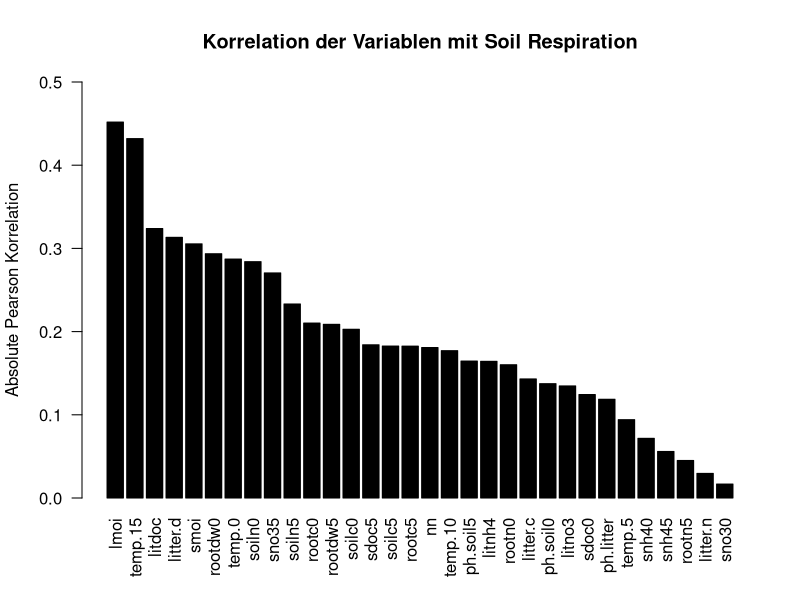
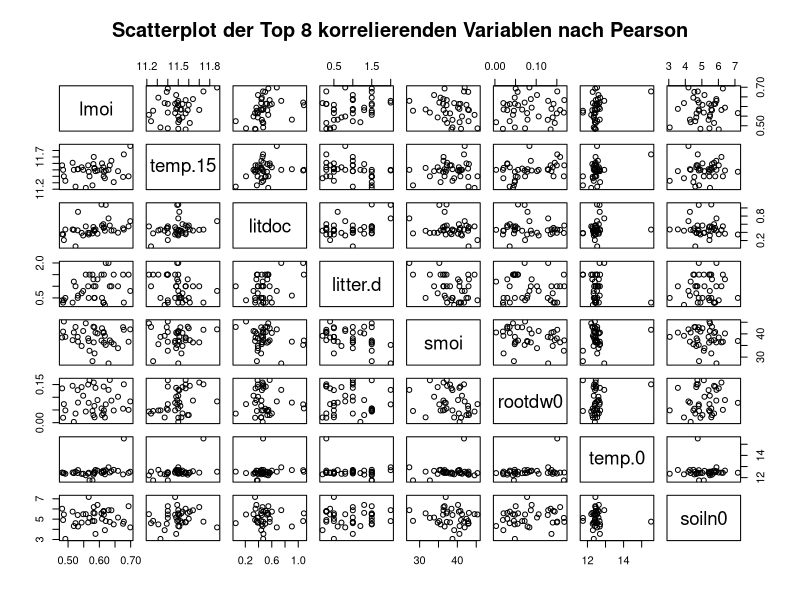
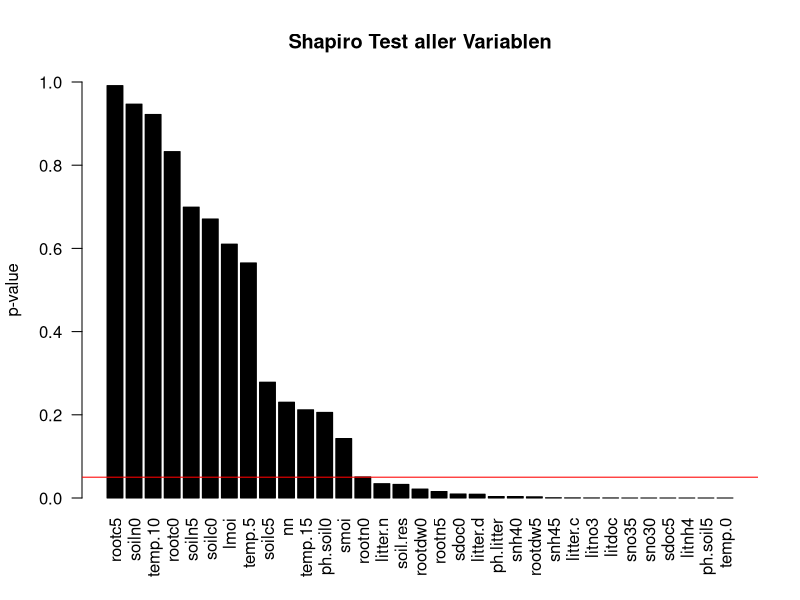
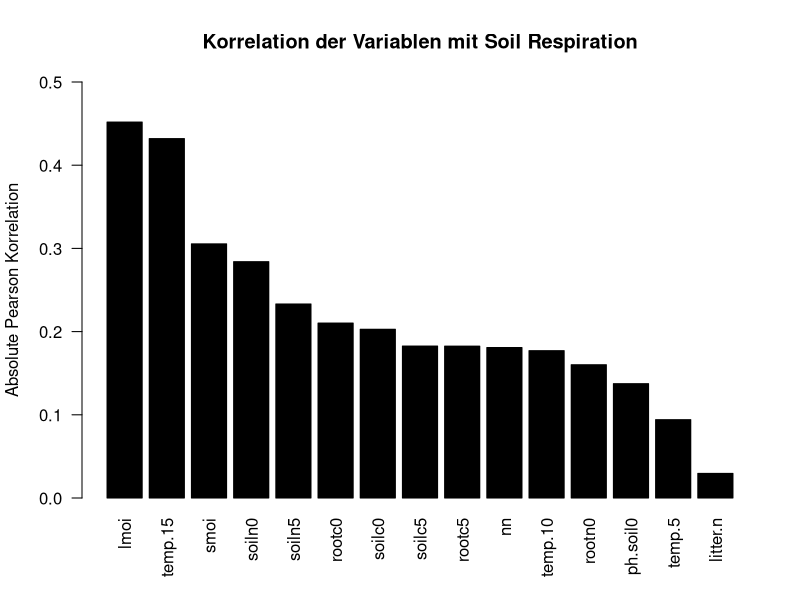
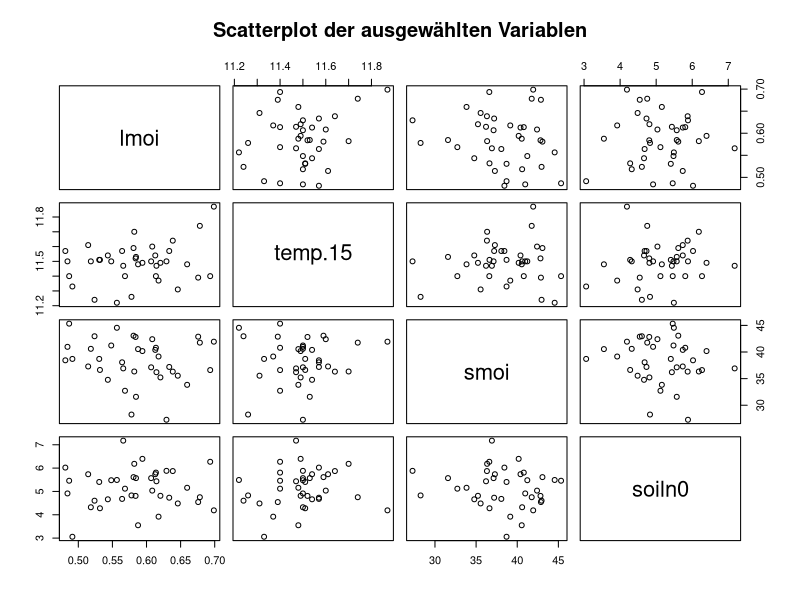
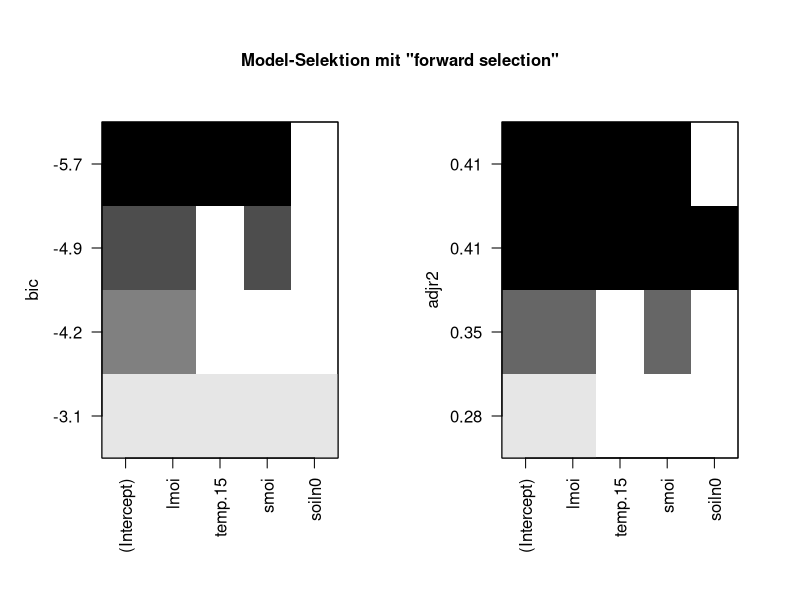

These charts were generated, in order, by the following R code:
# nicht vergessen: setwd!
# setwd("/home/daniel/Schreibtisch/Statistik Projekt")
setwd("~/Projects/GithubProjects/soil-resp/scr")

hainich <- read.csv("hainich.csv", sep = ";", dec = ".")

# Correlation mit Pearson
hainich.pear <- abs(cor(hainich))["soil.res",-1]
hainich.pear.ordered <- hainich.pear[order(hainich.pear, decreasing = T)]
#png(file="../doc/fig/correlation-pearson.png",width=800,height=360)
barplot(hainich.pear.ordered, las = 2, ylim = c(0,0.5), col = "black",
        ylab = "Absolute Pearson Korrelation", main = "Korrelation der Variablen mit Soil Respiration")
#dev.off()

names(hainich.pear.ordered)
# fig/scatterplot-pearson-top8.png
#png(file="../doc/fig/scatterplot-pearson-top8.png",width=800,height=800)
pairs(~ lmoi + temp.15 + litdoc + litter.d  + smoi + rootdw0 + temp.0 + soiln0, data=hainich ,main="Scatterplot der Top 8 korrelierenden Variablen nach Pearson")
#dev.off()

# Shapiro normalverteilt?
hainich.shapiro <- mapply(function(x) shapiro.test(x)$p.value,hainich)
hainich.shapiro.ordered <- hainich.shapiro[order(hainich.shapiro, decreasing = T)]
#png(file="../doc/fig/normalverteilung-shapiro.png",width=800,height=360)
barplot(hainich.shapiro.ordered, las = 2, ylim = c(0,1), col = "black",
        ylab = "p-value", main = "Shapiro Test aller Variablen")
abline(h=0.05, col="red")
#dev.off()

hainich.normal <- hainich[names(hainich.shapiro.ordered[hainich.shapiro.ordered > 0.032])]

# Correlation mit Pearson
hainich.pear <- abs(cor(hainich.normal))["soil.res",-16]
hainich.pear.ordered <- hainich.pear[order(hainich.pear, decreasing = T)]
#png(file="../doc/fig/correlation-pearson.png",width=800,height=360)
barplot(hainich.pear.ordered, las = 2, ylim = c(0,0.5), col = "black",
        ylab = "Absolute Pearson Korrelation", main = "Korrelation der Variablen mit Soil Respiration")
#dev.off()






# fig/scatterplot-pearson-top8-normalverteilt.png
png(file="../doc/fig/scatterplot-pearson-normalverteilt.png",width=800,height=800)
pairs(~ lmoi + temp.15 + smoi + soiln0, data=hainich ,main="Scatterplot der ausgewählten Variablen")
dev.off()
#pairs(~ lmoi + log(temp.15) + smoi + soiln0, data=hainich ,main="Simple Scatterplot Matrix")

#shapiro.test(hainich$soiln0)$p.value
#shapiro.test(log(hainich$soiln0))$p.value

#pairs(~ soil.res + exp(temp.15) + exp(temp.10) + exp(temp.5) + exp(temp.0), data=hainich[2:38,])

# sampling training data
set.seed(1337)
testFraction <- 0.2 #Fraction of data used for testing (estimate for integer sample size)
sampleCount <- dim(hainich)[1]
index <- sample(1:sampleCount, round(testFraction * sampleCount))
hainich.test <- hainich[index,]
hainich.train <- hainich[-index,]

null <- lm(soil.res ~ 1, data = hainich.train)
# Top 15 Variablen
#full <- lm(soil.res ~ 1 + lmoi + temp.15 + litdoc + litter.d + smoi + rootdw0 + temp.0 + soiln0 + sno35 + soiln5 + rootc0 + rootdw5 + soilc0 + sdoc5 + soilc5, data = hainich.train)
# Top 6 Variablen
#full <- lm(soil.res ~ 1 + lmoi + temp.15 + litdoc + litter.d + smoi + rootdw0, data = hainich.train)
# Top 8 nur normalverteilte Variablen = 4
full <- lm(soil.res ~ 1 + lmoi + temp.15 + smoi + soiln0, data=hainich.train)

step(null, scope=list(lower=null, upper=full), direction="forward")

#info: http://www.stat.columbia.edu/~martin/W2024/R10.pdf
library("leaps")
hainich.leaps <- regsubsets(soil.res ~ 1 + lmoi + temp.15 + smoi + soiln0,
                             data=hainich.train, method = "forward")

summary(hainich.leaps)
png("../doc/fig/variablenselektion-bic-adjr2.png", width = 400, height = 270)
par(mfrow=c(1,2))
plot(hainich.leaps, scale="bic")
plot(hainich.leaps, scale="adjr2")
mtext("Model-Selektion mit \"forward selection\"", side=3, outer=TRUE, line=-3.5, cex=1, font = 2)
dev.off()
summary(hainich.leaps)$bic
